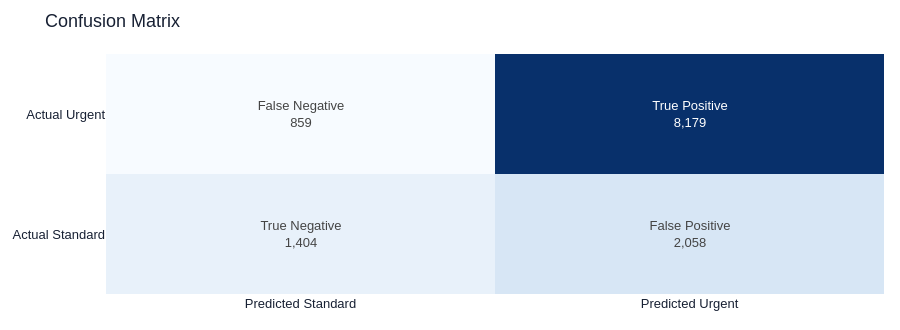

Write notebook code for a chart like this one.
### Code cell
plot_confusion_matrix(metrics)

### Figure 1 — Plotly figure (JSON) as saved in the notebook; plotly's stock layout.template omitted (floating-point values rounded to 4 significant figures)
{"data": [{"colorscale": [[0, "rgb(247,251,255)"], [0.125, "rgb(222,235,247)"], [0.25, "rgb(198,219,239)"], [0.375, "rgb(158,202,225)"], [0.5, "rgb(107,174,214)"], [0.625, "rgb(66,146,198)"], [0.75, "rgb(33,113,181)"], [0.875, "rgb(8,81,156)"], [1, "rgb(8,48,107)"]], "showscale": false, "text": [["True Negative<br>1,404", "False Positive<br>2,058"], ["False Negative<br>859", "True Positive<br>8,179"]], "texttemplate": "%{text}", "type": "heatmap", "x": ["Predicted Standard", "Predicted Urgent"], "y": ["Actual Standard", "Actual Urgent"], "z": [[1404, 2058], [859, 8179]]}], "layout": {"font": {"color": "#172033", "family": "Arial, sans-serif", "size": 13}, "height": 330, "hoverlabel": {"bgcolor": "white", "font": {"size": 12}}, "legend": {"title": {"text": ""}}, "margin": {"b": 36, "l": 16, "r": 16, "t": 54}, "title": {"text": "Confusion Matrix"}, "xaxis": {"gridcolor": "#e5e7eb", "showgrid": true, "zeroline": false}, "yaxis": {"showgrid": false, "zeroline": false}}}
